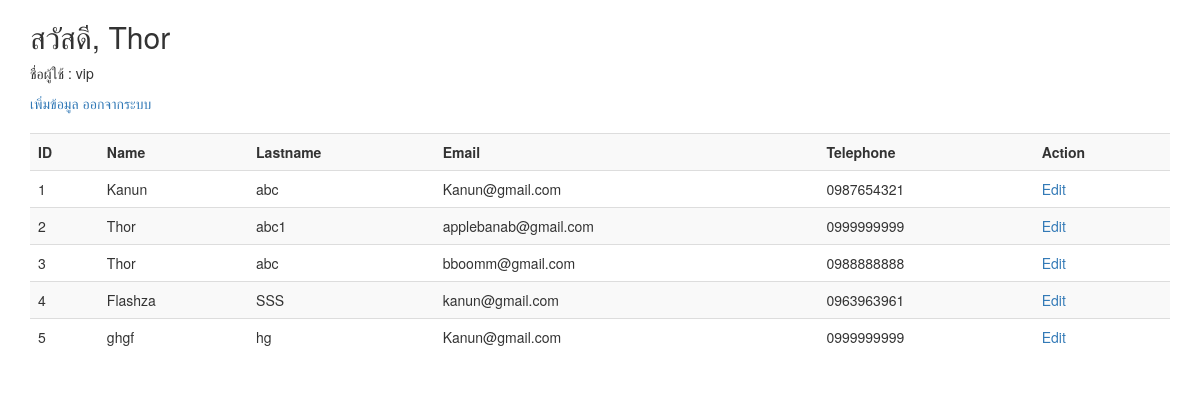
Screenshot of /user.php (signed in) with the database file from the repository.
### tables this page shows
CREATE TABLE `users` (
  `id` int(11) NOT NULL,
  `name` varchar(255) NOT NULL,
  `username` varchar(255) NOT NULL,
  `password` varchar(255) NOT NULL,
  `role` enum('admin','user') NOT NULL
);

CREATE TABLE `employees` (
  `id` int(11) NOT NULL,
  `name` varchar(50) DEFAULT NULL,
  `lastname` varchar(50) DEFAULT NULL,
  `email` varchar(50) DEFAULT NULL,
  `tel` varchar(20) DEFAULT NULL,
  `created_by` int(11) DEFAULT NULL
);

### user.php (the view, shortened to what this page needs)
<?php
require_once 'db_connection.php';
$username = $_SESSION['username'];
$query = "SELECT * FROM users WHERE username = '$username'";
$result = mysqli_query($conn, $query);
$row = mysqli_fetch_assoc($result);
?>
<!DOCTYPE html>
<html>
<head>
  <link rel="stylesheet" href="https://maxcdn.bootstrapcdn.com/bootstrap/3.3.7/css/bootstrap.min.css">
</head>
<body>
  <div class="container">
    <h2>สวัสดี, <?php echo $row['name']; ?></h2>
    <p>ชื่อผู้ใช้ : <?php echo $row['username']; ?></p>
    <a href='formAdd.php'>เพิ่มข้อมูล</a>
    <a href="logout.php">ออกจากระบบ</a>
    <br><br>
    <?php
    $query = "SELECT * FROM employees";
    $result = mysqli_query($conn, $query);
    if (mysqli_num_rows($result) > 0) {
      echo "<table class='table table-striped table-hover'>";
      echo "<tr><th>ID</th><th>Name</th><th>Lastname</th><th>Email</th><th>Telephone</th><th>Action</th></tr>";
      $count = 1;
      while ($row = mysqli_fetch_assoc($result)) {
        echo "<tr>";
        echo "<td>" . $count . "</td>";
        echo "<td>" . $row['name'] . "</td>";
        echo "<td>" . $row['lastname'] . "</td>";
        echo "<td>" . $row['email'] . "</td>";
        echo "<td>" . $row['tel'] . "</td>";
        echo "<td><a href='edit_employee.php?id=" . $count . "'>Edit</a></td>";
        echo "</tr>";
        $count++;
      }
      echo "</table>";
    } else {
      echo "No users found.";
    }
    ?>
  </div>
</body>
</html>

### rows the page displays
users: name "Thor", username "vip"
employees: name "Kanun", lastname "abc", email "Kanun@gmail.com", tel "0987654321"
employees: name "Thor", lastname "abc1", email "applebanab@gmail.com", tel "0999999999"
employees: name "Thor", lastname "abc", email "bboomm@gmail.com", tel "0988888888"
employees: name "Flashza", lastname "SSS", email "kanun@gmail.com", tel "0963963961"
employees: name "ghgf", lastname "hg", email "Kanun@gmail.com", tel "0999999999"
